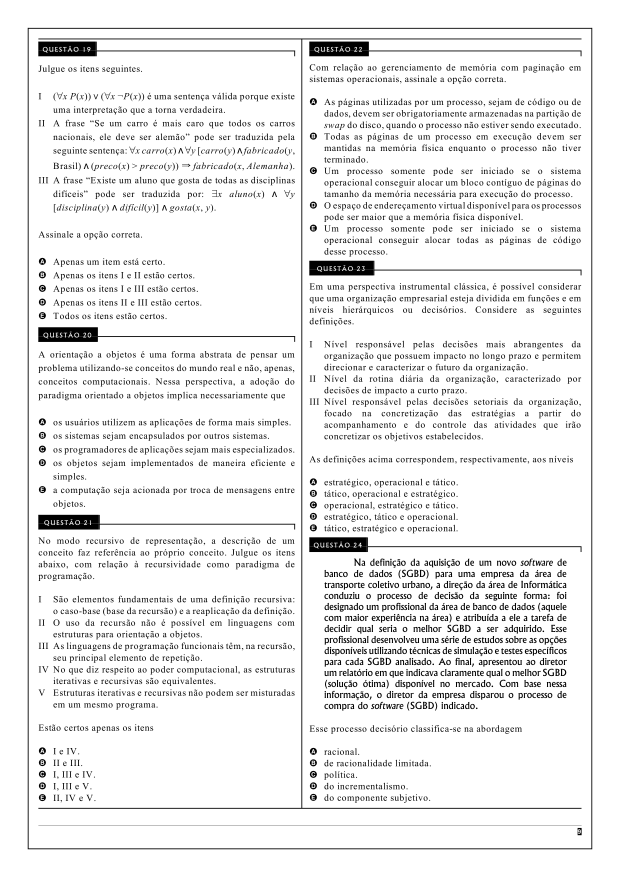
#> input picture questoes/2005/q22.png, 2484 x 3509 px (shown at 1/4 size); its folder holds only this picture in this run
$ python compress_questoes.py
#> lines starting #> are read from the running program, lines starting #| are printed output that depends on the picture
#!/usr/bin/env python3
"""
scripts/compress_questoes.py
Otimiza e comprime em lote todas as imagens PNG em public/questoes.
Mantém nomes e caminhos intactos para 100% de compatibilidade.
"""

import os
import sys
import time
from pathlib import Path
from PIL import Image

REPO_ROOT = Path(__file__).resolve().parent.parent
QUESTOES_DIR = REPO_ROOT / "public" / "questoes"
MAX_WIDTH = 1400

def has_color(im_rgb):
    """Retorna True se a imagem contiver cores perceptíveis (não apenas cinza)."""
    if im_rgb.mode != "RGB":
        im_rgb = im_rgb.convert("RGB")
    stat = Image.Image.getextrema(im_rgb)
    # Amostragem rápida de pixels para verificar saturação
    r, g, b = im_rgb.split()
    # Se r, g, b forem substancialmente diferentes
    import numpy as np
    arr = np.array(im_rgb, dtype=np.int16)
    diff = np.abs(arr[:, :, 0] - arr[:, :, 1]) + np.abs(arr[:, :, 1] - arr[:, :, 2])
    return np.mean(diff) > 3.0

def optimize_png(file_path: Path):
    orig_size = file_path.stat().st_size
    try:
        with Image.open(file_path) as im:
            # Flatten transparência se houver
#> im is the input picture: PIL image 2484x3509 RGB; min 0, max 255, mean 236.4
            if im.mode in ("RGBA", "LA") or (im.mode == "P" and "transparency" in im.info):
                im = im.convert("RGBA")
                bg = Image.new("RGB", im.size, (255, 255, 255))
                bg.paste(im, mask=im.split()[3])
                im = bg
            elif im.mode != "RGB":
                im = im.convert("RGB")

            # Redimensionamento proporcional se largura exceder MAX_WIDTH
            w, h = im.size
#> w = 2484; h = 3509
            if w > MAX_WIDTH:
                new_w = MAX_WIDTH
                new_h = int(h * (MAX_WIDTH / w))
#> new_h = 1977
                im = im.resize((new_w, new_h), Image.Resampling.LANCZOS)
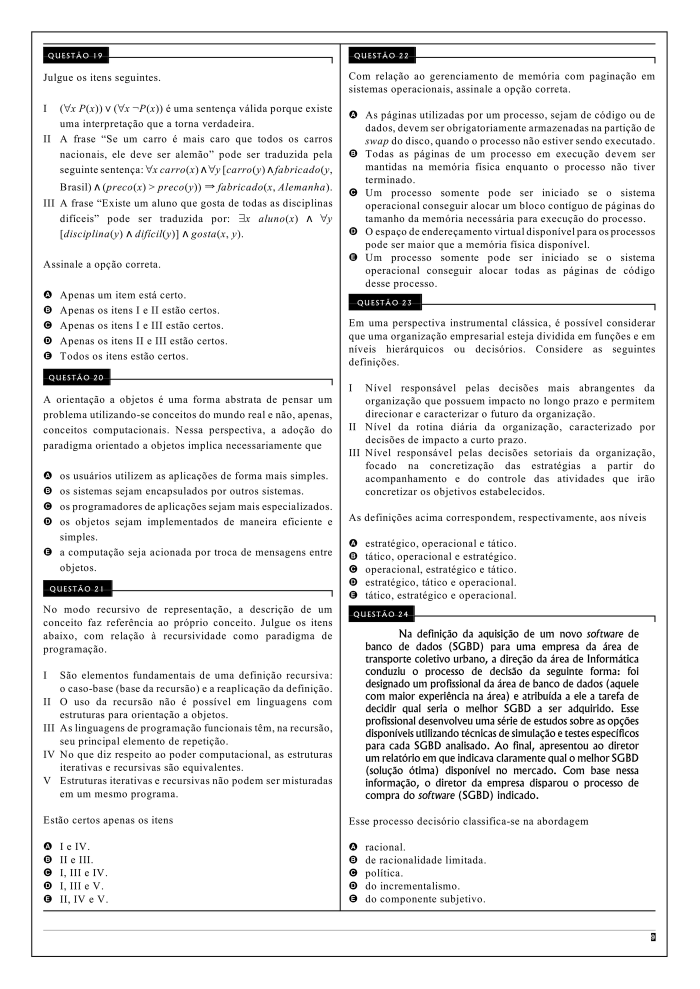
#> im: PIL image 1400x1977 RGB (shown at 1/2 size); min 0, max 255, mean 236.1

            # Otimização de paleta adaptativa
            if has_color(im):
#> in has_color, `stat = Image.Image.getextrema(im_rgb)`: stat = ((0, 255), (0, 255), (0, 255))
#> in has_color, `diff = np.abs(arr[:, :, 0] - arr[:, :, 1]) + np.abs(arr[:, :, 1] - arr..`: diff: shape (1977, 1400) int16; every value is 0
                im_opt = im.convert("P", palette=Image.ADAPTIVE, colors=128)
            else:
                im_opt = im.convert("L").convert("P", palette=Image.ADAPTIVE, colors=64)

            # Salva em arquivo temporário antes de substituir
            tmp_path = file_path.with_suffix(".tmp.png")
            im_opt.save(tmp_path, format="PNG", optimize=True)

        new_size = tmp_path.stat().st_size
        if new_size < orig_size:
            tmp_path.replace(file_path)
            return orig_size, new_size
        else:
            tmp_path.unlink(missing_ok=True)
            return orig_size, orig_size
    except Exception as e:
        print(f"Erro ao processar {file_path}: {e}", file=sys.stderr)
        return orig_size, orig_size

def main():
    if not QUESTOES_DIR.exists():
        print(f"Diretório não encontrado: {QUESTOES_DIR}")
        sys.exit(1)

    png_files = list(QUESTOES_DIR.rglob("*.png"))
    total_files = len(png_files)
    print(f"Iniciando compressão de {total_files} imagens PNG em {QUESTOES_DIR}...")

    total_orig = 0
    total_new = 0
    start_time = time.time()

    for idx, f in enumerate(png_files, 1):
        orig_sz, new_sz = optimize_png(f)
        total_orig += orig_sz
        total_new += new_sz
        if idx % 100 == 0 or idx == total_files:
            print(f"[{idx}/{total_files}] Processados... ({total_orig / (1024*1024):.1f}MB -> {total_new / (1024*1024):.1f}MB)")
#> pass 2 of the loop in main, `for idx, f in enumerate(png_files, 1):`:
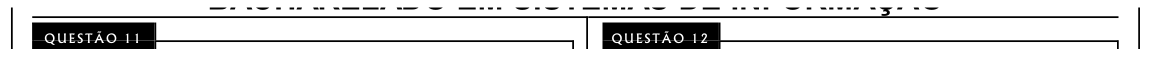
#> input picture questoes/2005_CCP/q11.png, 2306 x 113 px (shown at 1/2 size)
#> in optimize_png, im is the input picture: PIL image 2306x113 RGB; min 0, max 255, mean 215
#> in optimize_png (call 2), `im = im.resize((new_w, new_h), Image.Resampling.LANCZOS)`:
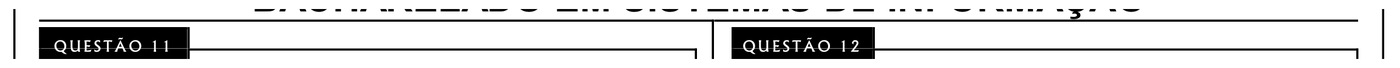
#> im: PIL image 1400x68 RGB; min 0, max 255, mean 215.1
#> r: PIL image 1400x68 L
#> arr: shape (68, 1400, 3) int16
#> diff: shape (68, 1400) int16; every value is 0
#> im_opt: PIL image 1400x68 P

    elapsed = time.time() - start_time
    saved_mb = (total_orig - total_new) / (1024 * 1024)
    pct = ((total_orig - total_new) / total_orig * 100) if total_orig > 0 else 0
    print(f"\n Concluído em {elapsed:.1f}s!")
    print(f"Tamanho Original: {total_orig / (1024*1024):.1f} MB")
    print(f"Tamanho Final:    {total_new / (1024*1024):.1f} MB")
    print(f"Economia:         {saved_mb:.1f} MB ({pct:.1f}% de redução)")

if __name__ == "__main__":
    main()
